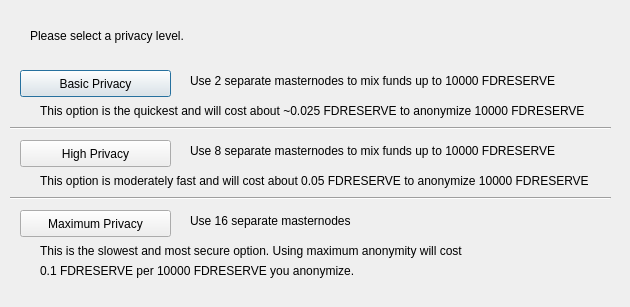
<?xml version="1.0" encoding="UTF-8"?>
<ui version="4.0">
 <class>ObfuscationConfig</class>
 <widget class="QDialog" name="ObfuscationConfig">
  <property name="geometry">
   <rect>
    <x>0</x>
    <y>0</y>
    <width>630</width>
    <height>307</height>
   </rect>
  </property>
  <property name="windowTitle">
   <string>Configure Obfuscation</string>
  </property>
  <widget class="QPushButton" name="buttonBasic">
   <property name="geometry">
    <rect>
     <x>20</x>
     <y>70</y>
     <width>151</width>
     <height>27</height>
    </rect>
   </property>
   <property name="text">
    <string>Basic Privacy</string>
   </property>
  </widget>
  <widget class="QPushButton" name="buttonHigh">
   <property name="geometry">
    <rect>
     <x>20</x>
     <y>140</y>
     <width>151</width>
     <height>27</height>
    </rect>
   </property>
   <property name="text">
    <string>High Privacy</string>
   </property>
  </widget>
  <widget class="QPushButton" name="buttonMax">
   <property name="geometry">
    <rect>
     <x>20</x>
     <y>210</y>
     <width>151</width>
     <height>27</height>
    </rect>
   </property>
   <property name="text">
    <string>Maximum Privacy</string>
   </property>
  </widget>
  <widget class="QLabel" name="label">
   <property name="geometry">
    <rect>
     <x>30</x>
     <y>20</y>
     <width>571</width>
     <height>31</height>
    </rect>
   </property>
   <property name="text">
    <string>Please select a privacy level.</string>
   </property>
  </widget>
  <widget class="QLabel" name="label_2">
   <property name="geometry">
    <rect>
     <x>190</x>
     <y>70</y>
     <width>421</width>
     <height>21</height>
    </rect>
   </property>
   <property name="text">
    <string>Use 2 separate masternodes to mix funds up to 10000 FDRESERVE</string>
   </property>
  </widget>
  <widget class="QLabel" name="label_3">
   <property name="geometry">
    <rect>
     <x>190</x>
     <y>140</y>
     <width>411</width>
     <height>21</height>
    </rect>
   </property>
   <property name="text">
    <string>Use 8 separate masternodes to mix funds up to 10000 FDRESERVE</string>
   </property>
  </widget>
  <widget class="QLabel" name="label_4">
   <property name="geometry">
    <rect>
     <x>190</x>
     <y>210</y>
     <width>421</width>
     <height>21</height>
    </rect>
   </property>
   <property name="text">
    <string>Use 16 separate masternodes</string>
   </property>
  </widget>
  <widget class="QLabel" name="label_6">
   <property name="geometry">
    <rect>
     <x>40</x>
     <y>100</y>
     <width>561</width>
     <height>21</height>
    </rect>
   </property>
   <property name="text">
    <string>This option is the quickest and will cost about ~0.025 FDRESERVE to anonymize 10000 FDRESERVE</string>
   </property>
  </widget>
  <widget class="QLabel" name="label_7">
   <property name="geometry">
    <rect>
     <x>40</x>
     <y>170</y>
     <width>561</width>
     <height>21</height>
    </rect>
   </property>
   <property name="text">
    <string>This option is moderately fast and will cost about 0.05 FDRESERVE to anonymize 10000 FDRESERVE</string>
   </property>
  </widget>
  <widget class="QLabel" name="label_8">
   <property name="geometry">
    <rect>
     <x>40</x>
     <y>240</y>
     <width>561</width>
     <height>21</height>
    </rect>
   </property>
   <property name="text">
    <string>This is the slowest and most secure option. Using maximum anonymity will cost</string>
   </property>
  </widget>
  <widget class="QLabel" name="label_9">
   <property name="geometry">
    <rect>
     <x>40</x>
     <y>260</y>
     <width>561</width>
     <height>21</height>
    </rect>
   </property>
   <property name="text">
    <string>0.1 FDRESERVE per 10000 FDRESERVE you anonymize.</string>
   </property>
  </widget>
  <widget class="Line" name="line">
   <property name="geometry">
    <rect>
     <x>10</x>
     <y>120</y>
     <width>601</width>
     <height>16</height>
    </rect>
   </property>
   <property name="orientation">
    <enum>Qt::Horizontal</enum>
   </property>
  </widget>
  <widget class="Line" name="line_2">
   <property name="geometry">
    <rect>
     <x>10</x>
     <y>190</y>
     <width>601</width>
     <height>16</height>
    </rect>
   </property>
   <property name="orientation">
    <enum>Qt::Horizontal</enum>
   </property>
  </widget>
 </widget>
 <resources/>
 <connections/>
</ui>
